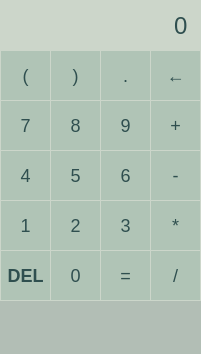
<?xml version="1.0" encoding="UTF-8"?>
<ui version="4.0">
 <class>MainWindow</class>
 <widget class="QMainWindow" name="MainWindow">
  <property name="geometry">
   <rect>
    <x>0</x>
    <y>0</y>
    <width>201</width>
    <height>354</height>
   </rect>
  </property>
  <property name="windowTitle">
   <string>MainWindow</string>
  </property>
  <property name="styleSheet">
   <string notr="true">background-color: rgb(178, 190, 181);</string>
  </property>
  <widget class="QWidget" name="centralwidget">
   <property name="styleSheet">
    <string notr="true"/>
   </property>
   <widget class="QPushButton" name="number7">
    <property name="geometry">
     <rect>
      <x>0</x>
      <y>100</y>
      <width>51</width>
      <height>51</height>
     </rect>
    </property>
    <property name="font">
     <font>
      <pointsize>-1</pointsize>
     </font>
    </property>
    <property name="styleSheet">
     <string notr="true">QPushButton {
    background-color: rgb(176, 196, 182); /* Medium sage green */
    color: #2f4f4f; /* Dark slate gray */
    font-size: 18px;
    border: 1px solid rgb(204, 214, 202); /* Light sage green */
}
QPushButton:hover {
    background-color: rgb(163, 179, 162); /* Darker sage green */
}
QPushButton:pressed {
    background-color: rgb(145, 167, 145); /* Darkest sage green */
}
</string>
    </property>
    <property name="text">
     <string>7</string>
    </property>
   </widget>
   <widget class="QPushButton" name="number8">
    <property name="geometry">
     <rect>
      <x>50</x>
      <y>100</y>
      <width>51</width>
      <height>51</height>
     </rect>
    </property>
    <property name="font">
     <font>
      <pointsize>-1</pointsize>
     </font>
    </property>
    <property name="styleSheet">
     <string notr="true">QPushButton {
    background-color: rgb(176, 196, 182); /* Medium sage green */
    color: #2f4f4f; /* Dark slate gray */
    font-size: 18px;
    border: 1px solid rgb(204, 214, 202); /* Light sage green */
}
QPushButton:hover {
    background-color: rgb(163, 179, 162); /* Darker sage green */
}
QPushButton:pressed {
    background-color: rgb(145, 167, 145); /* Darkest sage green */
}
</string>
    </property>
    <property name="text">
     <string>8</string>
    </property>
   </widget>
   <widget class="QPushButton" name="number5">
    <property name="geometry">
     <rect>
      <x>50</x>
      <y>150</y>
      <width>51</width>
      <height>51</height>
     </rect>
    </property>
    <property name="font">
     <font>
      <pointsize>-1</pointsize>
     </font>
    </property>
    <property name="styleSheet">
     <string notr="true">QPushButton {
    background-color: rgb(176, 196, 182); /* Medium sage green */
    color: #2f4f4f; /* Dark slate gray */
    font-size: 18px;
    border: 1px solid rgb(204, 214, 202); /* Light sage green */
}
QPushButton:hover {
    background-color: rgb(163, 179, 162); /* Darker sage green */
}
QPushButton:pressed {
    background-color: rgb(145, 167, 145); /* Darkest sage green */
}
</string>
    </property>
    <property name="text">
     <string>5</string>
    </property>
   </widget>
   <widget class="QPushButton" name="number1">
    <property name="geometry">
     <rect>
      <x>0</x>
      <y>200</y>
      <width>51</width>
      <height>51</height>
     </rect>
    </property>
    <property name="font">
     <font>
      <pointsize>-1</pointsize>
     </font>
    </property>
    <property name="styleSheet">
     <string notr="true">QPushButton {
    background-color: rgb(176, 196, 182); /* Medium sage green */
    color: #2f4f4f; /* Dark slate gray */
    font-size: 18px;
    border: 1px solid rgb(204, 214, 202); /* Light sage green */
}
QPushButton:hover {
    background-color: rgb(163, 179, 162); /* Darker sage green */
}
QPushButton:pressed {
    background-color: rgb(145, 167, 145); /* Darkest sage green */
}
</string>
    </property>
    <property name="text">
     <string>1</string>
    </property>
   </widget>
   <widget class="QPushButton" name="number2">
    <property name="geometry">
     <rect>
      <x>50</x>
      <y>200</y>
      <width>51</width>
      <height>51</height>
     </rect>
    </property>
    <property name="font">
     <font>
      <pointsize>-1</pointsize>
     </font>
    </property>
    <property name="styleSheet">
     <string notr="true">QPushButton {
    background-color: rgb(176, 196, 182); /* Medium sage green */
    color: #2f4f4f; /* Dark slate gray */
    font-size: 18px;
    border: 1px solid rgb(204, 214, 202); /* Light sage green */
}
QPushButton:hover {
    background-color: rgb(163, 179, 162); /* Darker sage green */
}
QPushButton:pressed {
    background-color: rgb(145, 167, 145); /* Darkest sage green */
}
</string>
    </property>
    <property name="text">
     <string>2</string>
    </property>
   </widget>
   <widget class="QPushButton" name="number6">
    <property name="geometry">
     <rect>
      <x>100</x>
      <y>150</y>
      <width>51</width>
      <height>51</height>
     </rect>
    </property>
    <property name="font">
     <font>
      <pointsize>-1</pointsize>
     </font>
    </property>
    <property name="styleSheet">
     <string notr="true">QPushButton {
    background-color: rgb(176, 196, 182); /* Medium sage green */
    color: #2f4f4f; /* Dark slate gray */
    font-size: 18px;
    border: 1px solid rgb(204, 214, 202); /* Light sage green */
}
QPushButton:hover {
    background-color: rgb(163, 179, 162); /* Darker sage green */
}
QPushButton:pressed {
    background-color: rgb(145, 167, 145); /* Darkest sage green */
}
</string>
    </property>
    <property name="text">
     <string>6</string>
    </property>
   </widget>
   <widget class="QPushButton" name="number3">
    <property name="geometry">
     <rect>
      <x>100</x>
      <y>200</y>
      <width>51</width>
      <height>51</height>
     </rect>
    </property>
    <property name="font">
     <font>
      <pointsize>-1</pointsize>
     </font>
    </property>
    <property name="styleSheet">
     <string notr="true">QPushButton {
    background-color: rgb(176, 196, 182); /* Medium sage green */
    color: #2f4f4f; /* Dark slate gray */
    font-size: 18px;
    border: 1px solid rgb(204, 214, 202); /* Light sage green */
}
QPushButton:hover {
    background-color: rgb(163, 179, 162); /* Darker sage green */
}
QPushButton:pressed {
    background-color: rgb(145, 167, 145); /* Darkest sage green */
}
</string>
    </property>
    <property name="text">
     <string>3</string>
    </property>
   </widget>
   <widget class="QPushButton" name="number9">
    <property name="geometry">
     <rect>
      <x>100</x>
      <y>100</y>
      <width>51</width>
      <height>51</height>
     </rect>
    </property>
    <property name="font">
     <font>
      <pointsize>-1</pointsize>
     </font>
    </property>
    <property name="styleSheet">
     <string notr="true">QPushButton {
    background-color: rgb(176, 196, 182); /* Medium sage green */
    color: #2f4f4f; /* Dark slate gray */
    font-size: 18px;
    border: 1px solid rgb(204, 214, 202); /* Light sage green */
}
QPushButton:hover {
    background-color: rgb(163, 179, 162); /* Darker sage green */
}
QPushButton:pressed {
    background-color: rgb(145, 167, 145); /* Darkest sage green */
}
</string>
    </property>
    <property name="text">
     <string>9</string>
    </property>
   </widget>
   <widget class="QPushButton" name="number4">
    <property name="geometry">
     <rect>
      <x>0</x>
      <y>150</y>
      <width>51</width>
      <height>51</height>
     </rect>
    </property>
    <property name="font">
     <font>
      <pointsize>-1</pointsize>
     </font>
    </property>
    <property name="styleSheet">
     <string notr="true">QPushButton {
    background-color: rgb(176, 196, 182); /* Medium sage green */
    color: #2f4f4f; /* Dark slate gray */
    font-size: 18px;
    border: 1px solid rgb(204, 214, 202); /* Light sage green */
}
QPushButton:hover {
    background-color: rgb(163, 179, 162); /* Darker sage green */
}
QPushButton:pressed {
    background-color: rgb(145, 167, 145); /* Darkest sage green */
}
</string>
    </property>
    <property name="text">
     <string>4</string>
    </property>
   </widget>
   <widget class="QPushButton" name="number0">
    <property name="geometry">
     <rect>
      <x>50</x>
      <y>250</y>
      <width>51</width>
      <height>51</height>
     </rect>
    </property>
    <property name="font">
     <font>
      <pointsize>-1</pointsize>
     </font>
    </property>
    <property name="styleSheet">
     <string notr="true">QPushButton {
    background-color: rgb(176, 196, 182); /* Medium sage green */
    color: #2f4f4f; /* Dark slate gray */
    font-size: 18px;
    border: 1px solid rgb(204, 214, 202); /* Light sage green */
}
QPushButton:hover {
    background-color: rgb(163, 179, 162); /* Darker sage green */
}
QPushButton:pressed {
    background-color: rgb(145, 167, 145); /* Darkest sage green */
}
</string>
    </property>
    <property name="text">
     <string>0</string>
    </property>
   </widget>
   <widget class="QPushButton" name="Devide">
    <property name="geometry">
     <rect>
      <x>150</x>
      <y>250</y>
      <width>51</width>
      <height>51</height>
     </rect>
    </property>
    <property name="font">
     <font>
      <pointsize>-1</pointsize>
     </font>
    </property>
    <property name="styleSheet">
     <string notr="true">QPushButton {
    background-color: rgb(176, 196, 182); /* Medium sage green */
    color: #2f4f4f; /* Dark slate gray */
    font-size: 18px;
    border: 1px solid rgb(204, 214, 202); /* Light sage green */
}
QPushButton:hover {
    background-color: rgb(163, 179, 162); /* Darker sage green */
}
QPushButton:pressed {
    background-color: rgb(145, 167, 145); /* Darkest sage green */
}
</string>
    </property>
    <property name="text">
     <string>/</string>
    </property>
   </widget>
   <widget class="QPushButton" name="Multip">
    <property name="geometry">
     <rect>
      <x>150</x>
      <y>200</y>
      <width>51</width>
      <height>51</height>
     </rect>
    </property>
    <property name="font">
     <font>
      <pointsize>-1</pointsize>
     </font>
    </property>
    <property name="styleSheet">
     <string notr="true">QPushButton {
    background-color: rgb(176, 196, 182); /* Medium sage green */
    color: #2f4f4f; /* Dark slate gray */
    font-size: 18px;
    border: 1px solid rgb(204, 214, 202); /* Light sage green */
}
QPushButton:hover {
    background-color: rgb(163, 179, 162); /* Darker sage green */
}
QPushButton:pressed {
    background-color: rgb(145, 167, 145); /* Darkest sage green */
}
</string>
    </property>
    <property name="text">
     <string>*</string>
    </property>
   </widget>
   <widget class="QPushButton" name="Dif">
    <property name="geometry">
     <rect>
      <x>150</x>
      <y>150</y>
      <width>51</width>
      <height>51</height>
     </rect>
    </property>
    <property name="font">
     <font>
      <pointsize>-1</pointsize>
     </font>
    </property>
    <property name="styleSheet">
     <string notr="true">QPushButton {
    background-color: rgb(176, 196, 182); /* Medium sage green */
    color: #2f4f4f; /* Dark slate gray */
    font-size: 18px;
    border: 1px solid rgb(204, 214, 202); /* Light sage green */
}
QPushButton:hover {
    background-color: rgb(163, 179, 162); /* Darker sage green */
}
QPushButton:pressed {
    background-color: rgb(145, 167, 145); /* Darkest sage green */
}
</string>
    </property>
    <property name="text">
     <string>-</string>
    </property>
   </widget>
   <widget class="QPushButton" name="Sum">
    <property name="geometry">
     <rect>
      <x>150</x>
      <y>100</y>
      <width>51</width>
      <height>51</height>
     </rect>
    </property>
    <property name="font">
     <font>
      <pointsize>-1</pointsize>
     </font>
    </property>
    <property name="styleSheet">
     <string notr="true">QPushButton {
    background-color: rgb(176, 196, 182); /* Medium sage green */
    color: #2f4f4f; /* Dark slate gray */
    font-size: 18px;
    border: 1px solid rgb(204, 214, 202); /* Light sage green */
}
QPushButton:hover {
    background-color: rgb(163, 179, 162); /* Darker sage green */
}
QPushButton:pressed {
    background-color: rgb(145, 167, 145); /* Darkest sage green */
}
</string>
    </property>
    <property name="text">
     <string>+</string>
    </property>
   </widget>
   <widget class="QPushButton" name="delete_button">
    <property name="geometry">
     <rect>
      <x>0</x>
      <y>250</y>
      <width>51</width>
      <height>51</height>
     </rect>
    </property>
    <property name="font">
     <font>
      <pointsize>-1</pointsize>
      <bold>true</bold>
     </font>
    </property>
    <property name="styleSheet">
     <string notr="true">QPushButton {
    background-color: rgb(176, 196, 182); /* Medium sage green */
    color: #2f4f4f; /* Dark slate gray */
    font-size: 18px;
    border: 1px solid rgb(204, 214, 202); /* Light sage green */
}
QPushButton:hover {
    background-color: rgb(163, 179, 162); /* Darker sage green */
}
QPushButton:pressed {
    background-color: rgb(145, 167, 145); /* Darkest sage green */
}
</string>
    </property>
    <property name="text">
     <string>DEL</string>
    </property>
   </widget>
   <widget class="QPushButton" name="equal_button">
    <property name="geometry">
     <rect>
      <x>100</x>
      <y>250</y>
      <width>51</width>
      <height>51</height>
     </rect>
    </property>
    <property name="font">
     <font>
      <pointsize>-1</pointsize>
     </font>
    </property>
    <property name="styleSheet">
     <string notr="true">QPushButton {
    background-color: rgb(176, 196, 182); /* Medium sage green */
    color: #2f4f4f; /* Dark slate gray */
    font-size: 18px;
    border: 1px solid rgb(204, 214, 202); /* Light sage green */
}
QPushButton:hover {
    background-color: rgb(163, 179, 162); /* Darker sage green */
}
QPushButton:pressed {
    background-color: rgb(145, 167, 145); /* Darkest sage green */
}
</string>
    </property>
    <property name="text">
     <string>=</string>
    </property>
   </widget>
   <widget class="QLineEdit" name="lineEdit">
    <property name="geometry">
     <rect>
      <x>0</x>
      <y>0</y>
      <width>201</width>
      <height>51</height>
     </rect>
    </property>
    <property name="font">
     <font>
      <pointsize>-1</pointsize>
     </font>
    </property>
    <property name="styleSheet">
     <string notr="true">background-color: rgb(204, 214, 202); /* Light sage green */ color: #2f4f4f; /* Dark slate gray */ font-size: 24px; border: none; padding: 10px</string>
    </property>
    <property name="text">
     <string>0</string>
    </property>
    <property name="alignment">
     <set>Qt::AlignmentFlag::AlignRight|Qt::AlignmentFlag::AlignTrailing|Qt::AlignmentFlag::AlignVCenter</set>
    </property>
   </widget>
   <widget class="QPushButton" name="open_parenthesis">
    <property name="geometry">
     <rect>
      <x>0</x>
      <y>50</y>
      <width>51</width>
      <height>51</height>
     </rect>
    </property>
    <property name="font">
     <font>
      <pointsize>-1</pointsize>
     </font>
    </property>
    <property name="styleSheet">
     <string notr="true">QPushButton {
    background-color: rgb(176, 196, 182); /* Medium sage green */
    color: #2f4f4f; /* Dark slate gray */
    font-size: 18px;
    border: 1px solid rgb(204, 214, 202); /* Light sage green */
}
QPushButton:hover {
    background-color: rgb(163, 179, 162); /* Darker sage green */
}
QPushButton:pressed {
    background-color: rgb(145, 167, 145); /* Darkest sage green */
}
</string>
    </property>
    <property name="text">
     <string>(</string>
    </property>
   </widget>
   <widget class="QPushButton" name="close_parenthesis">
    <property name="geometry">
     <rect>
      <x>50</x>
      <y>50</y>
      <width>51</width>
      <height>51</height>
     </rect>
    </property>
    <property name="font">
     <font>
      <pointsize>-1</pointsize>
     </font>
    </property>
    <property name="styleSheet">
     <string notr="true">QPushButton {
    background-color: rgb(176, 196, 182); /* Medium sage green */
    color: #2f4f4f; /* Dark slate gray */
    font-size: 18px;
    border: 1px solid rgb(204, 214, 202); /* Light sage green */
}
QPushButton:hover {
    background-color: rgb(163, 179, 162); /* Darker sage green */
}
QPushButton:pressed {
    background-color: rgb(145, 167, 145); /* Darkest sage green */
}
</string>
    </property>
    <property name="text">
     <string>)</string>
    </property>
   </widget>
   <widget class="QPushButton" name="backspace">
    <property name="geometry">
     <rect>
      <x>150</x>
      <y>50</y>
      <width>51</width>
      <height>51</height>
     </rect>
    </property>
    <property name="font">
     <font>
      <pointsize>-1</pointsize>
     </font>
    </property>
    <property name="styleSheet">
     <string notr="true">QPushButton {
    background-color: rgb(176, 196, 182); /* Medium sage green */
    color: #2f4f4f; /* Dark slate gray */
    font-size: 18px;
    border: 1px solid rgb(204, 214, 202); /* Light sage green */
}
QPushButton:hover {
    background-color: rgb(163, 179, 162); /* Darker sage green */
}
QPushButton:pressed {
    background-color: rgb(145, 167, 145); /* Darkest sage green */
}
</string>
    </property>
    <property name="text">
     <string>←</string>
    </property>
   </widget>
   <widget class="QPushButton" name="point">
    <property name="geometry">
     <rect>
      <x>100</x>
      <y>50</y>
      <width>51</width>
      <height>51</height>
     </rect>
    </property>
    <property name="font">
     <font>
      <pointsize>-1</pointsize>
     </font>
    </property>
    <property name="styleSheet">
     <string notr="true">QPushButton {
    background-color: rgb(176, 196, 182); /* Medium sage green */
    color: #2f4f4f; /* Dark slate gray */
    font-size: 18px;
    border: 1px solid rgb(204, 214, 202); /* Light sage green */
}
QPushButton:hover {
    background-color: rgb(163, 179, 162); /* Darker sage green */
}
QPushButton:pressed {
    background-color: rgb(145, 167, 145); /* Darkest sage green */
}
</string>
    </property>
    <property name="text">
     <string>.</string>
    </property>
   </widget>
  </widget>
  <widget class="QMenuBar" name="menubar">
   <property name="geometry">
    <rect>
     <x>0</x>
     <y>0</y>
     <width>201</width>
     <height>33</height>
    </rect>
   </property>
  </widget>
  <widget class="QStatusBar" name="statusbar"/>
 </widget>
 <resources/>
 <connections/>
</ui>
